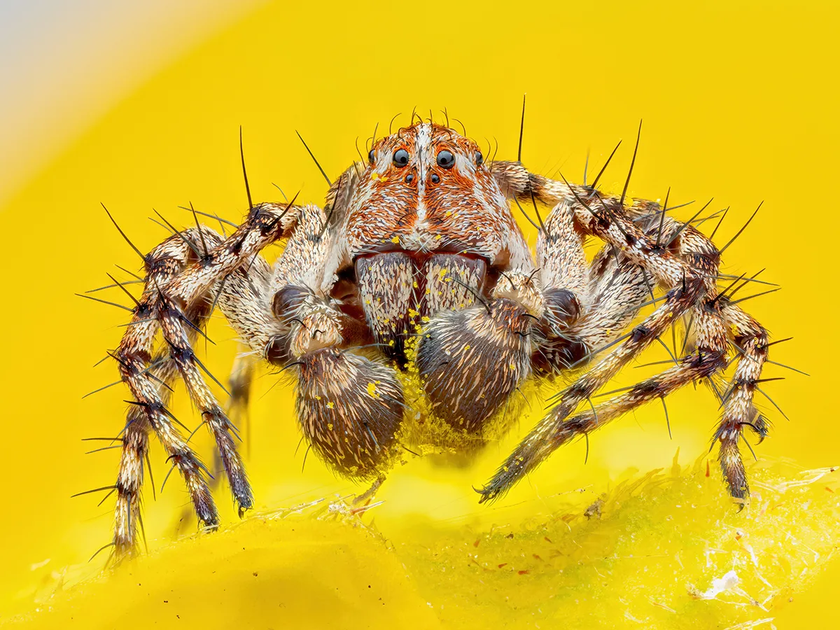
#> input picture images/spider.png, 840 x 630 px, shrunk from 1200 x 900 before the run
$ python adjust_bright.py
#> lines starting #> are read from the running program, lines starting #| are printed output that depends on the picture
### utils.py
import numpy as np
import matplotlib.pyplot as plt


# [16 lines left out: functions verifica_dtype, plot_image, not called in this run]

def get_out_path(img_name: str):
    return f'output/{img_name}.png'

### adjust_bright.py
from skimage import io, color
from skimage.io import imsave
from skimage import img_as_ubyte
import numpy as np
from utils import get_out_path


spider = io.imread('images/spider.png')
#> spider is the input picture: shape (630, 840, 3); mean R, G, B 216.2, 183, 40.7

spider_mono = color.rgb2gray(spider)
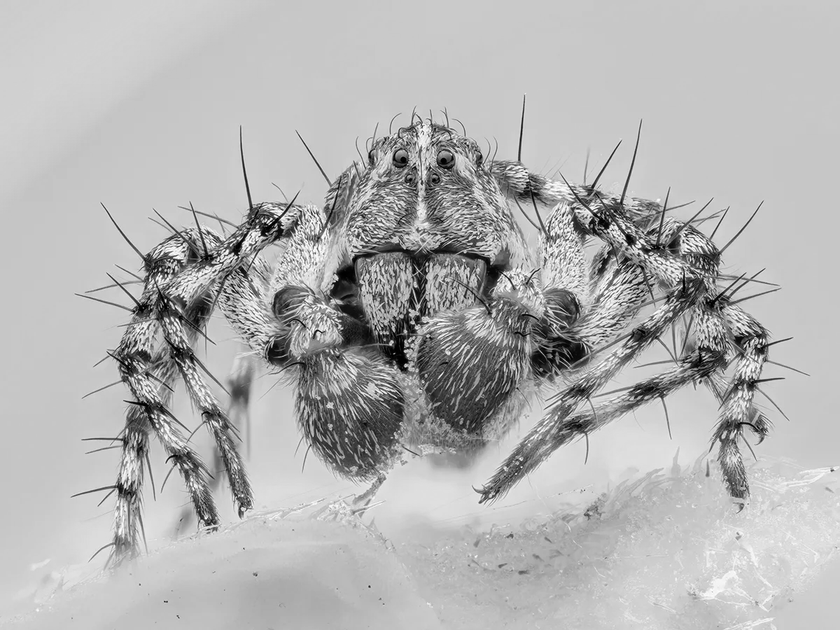
#> spider_mono: shape (630, 840) float64; min 0, max 1, mean 0.705


def gamma_correction(image, gamma):
    # Normaliza para [0, 1]
    if np.max(image) > 1.0:
        image_norm = np.clip(image / 255.0, 0, 1)
    else:
        image_norm = image

    # Aplica a fórmula à imagem
    corrected = np.power(image_norm, 1 / gamma)

    # Retorna os pixels ao intervalo [0, 255]
    return (corrected * 255).astype(np.uint8)

if __name__ == '__main__':
    # Salva imagem original
    imsave(get_out_path('spider_original'), img_as_ubyte(spider_mono))

    # Testar diferentes gamas e salvar cada uma
    gammas = [1.5, 2.5, 3.5]
    for g in gammas:
        corrected = gamma_correction(spider_mono, g)
        imsave(get_out_path(f'spider_gamma_{g}'), corrected)
#> this loop made 3 passes
#> pass 1, in gamma_correction, `corrected = np.power(image_norm, 1 / gamma)`:
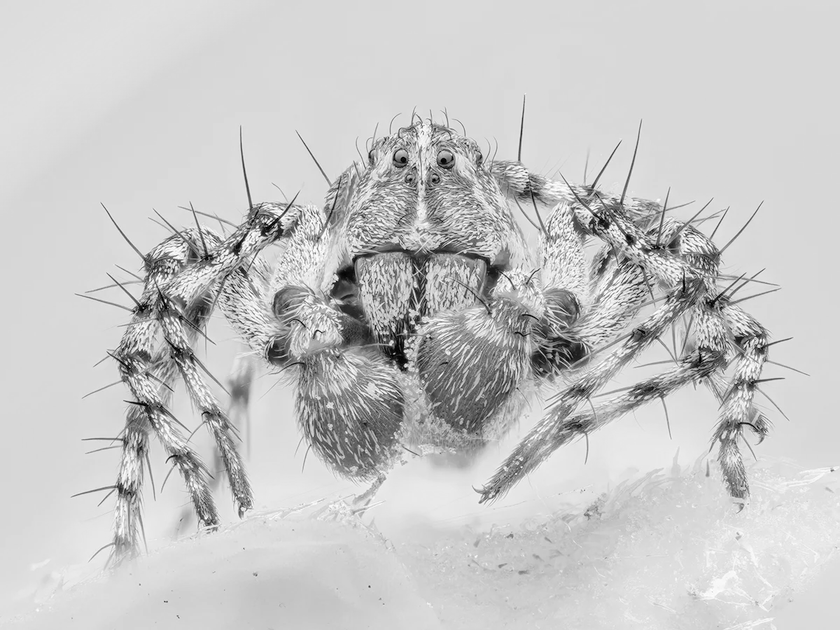
#> corrected: shape (630, 840) float64; min 0, max 1, mean 0.784
#> pass 2, in gamma_correction (call 2), `corrected = np.power(image_norm, 1 / gamma)`:
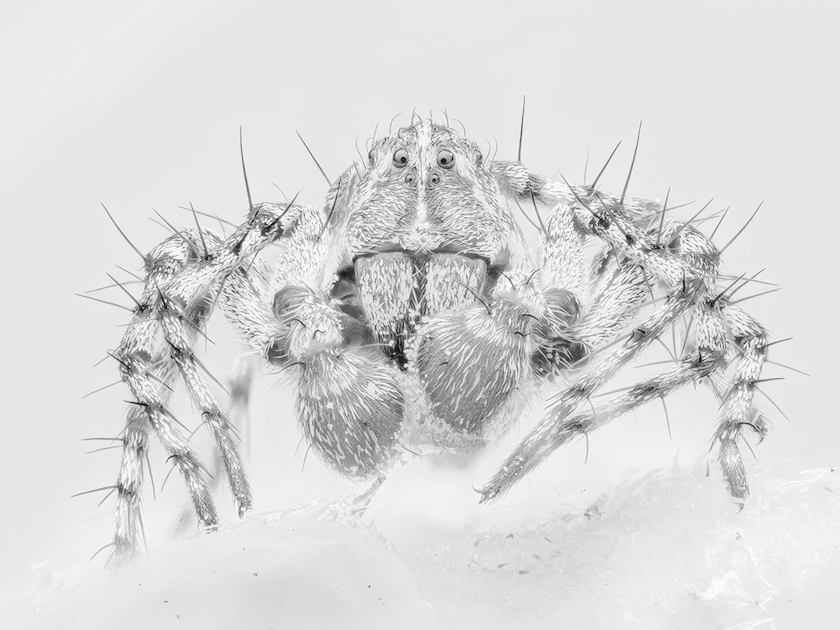
#> corrected: shape (630, 840) float64; min 0, max 1, mean 0.859

$ run again, with images/1970_copa_pele_abraco.png copied over images/spider.png
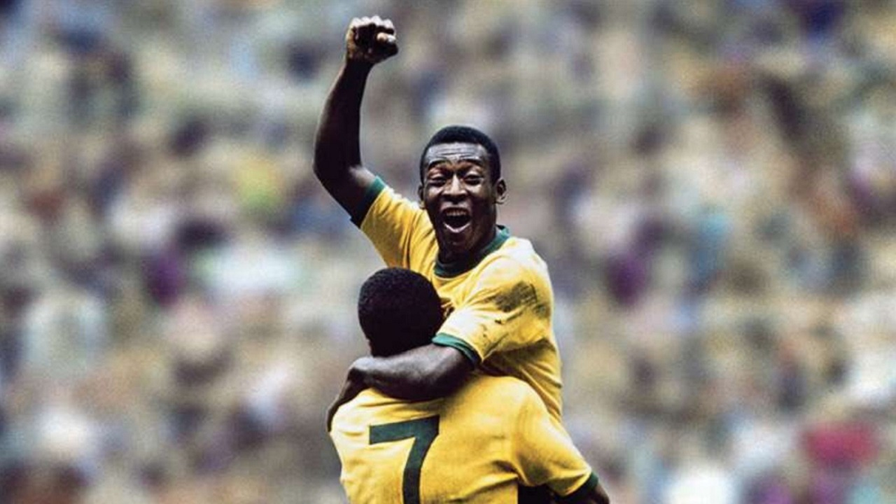
#> input picture images/1970_copa_pele_abraco.png, 896 x 504 px, shrunk from 1280 x 720 before the run
#> spider is the input picture: shape (504, 896, 3); mean R, G, B 142.3, 136.8, 127.7
#> the loop `for g in gammas:` made 3 passes
#> pass 1, in gamma_correction, `corrected = np.power(image_norm, 1 / gamma)`:
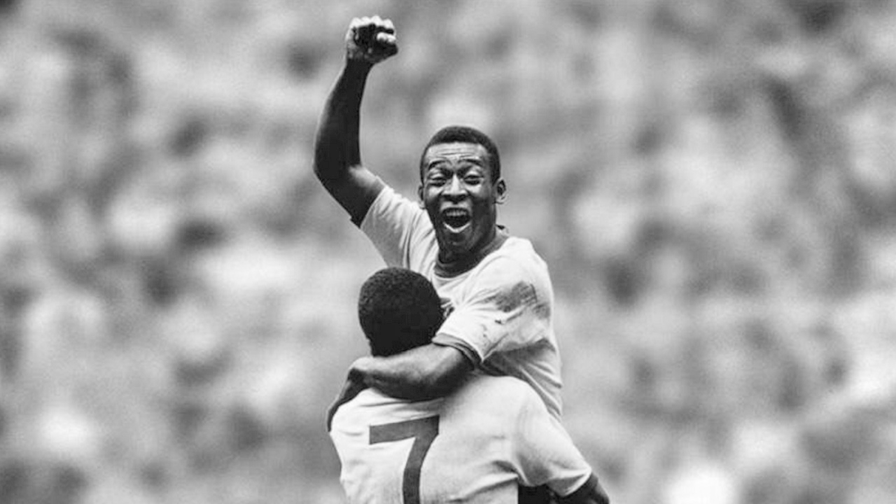
#> corrected: shape (504, 896) float64; min 0.0172, max 0.999, mean 0.65
#> pass 2, in gamma_correction (call 2), `corrected = np.power(image_norm, 1 / gamma)`:
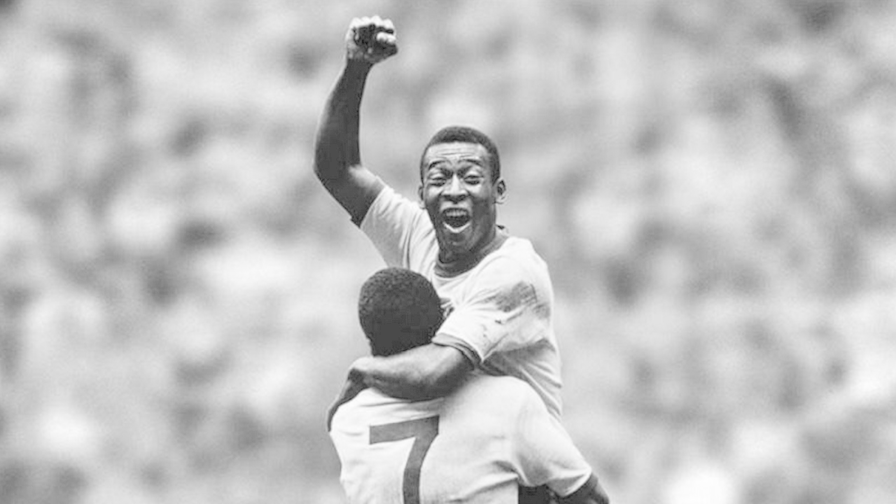
#> corrected: shape (504, 896) float64; min 0.0872, max 0.999, mean 0.764
